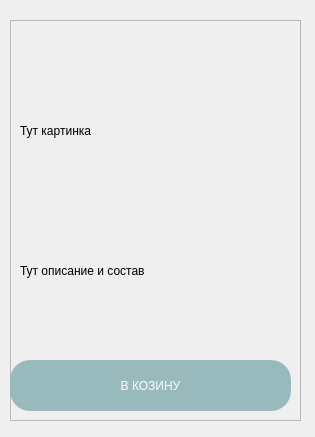
<?xml version="1.0" encoding="UTF-8"?>
<ui version="4.0">
 <class>Form</class>
 <widget class="QWidget" name="Form">
  <property name="geometry">
   <rect>
    <x>0</x>
    <y>0</y>
    <width>315</width>
    <height>437</height>
   </rect>
  </property>
  <property name="windowTitle">
   <string>Form</string>
  </property>
  <widget class="QFrame" name="frame">
   <property name="geometry">
    <rect>
     <x>10</x>
     <y>20</y>
     <width>291</width>
     <height>401</height>
    </rect>
   </property>
   <property name="frameShape">
    <enum>QFrame::StyledPanel</enum>
   </property>
   <property name="frameShadow">
    <enum>QFrame::Raised</enum>
   </property>
   <widget class="QLabel" name="label_2">
    <property name="geometry">
     <rect>
      <x>10</x>
      <y>200</y>
      <width>281</width>
      <height>101</height>
     </rect>
    </property>
    <property name="text">
     <string>Тут описание и состав</string>
    </property>
   </widget>
   <widget class="QLabel" name="label">
    <property name="geometry">
     <rect>
      <x>10</x>
      <y>20</y>
      <width>271</width>
      <height>181</height>
     </rect>
    </property>
    <property name="text">
     <string>Тут картинка</string>
    </property>
   </widget>
   <widget class="QPushButton" name="pushButton">
    <property name="geometry">
     <rect>
      <x>0</x>
      <y>340</y>
      <width>281</width>
      <height>51</height>
     </rect>
    </property>
    <property name="styleSheet">
     <string notr="true">border-radius:20px;
background-color:rgb(153, 186, 189);
color:white;</string>
    </property>
    <property name="text">
     <string>В КОЗИНУ</string>
    </property>
   </widget>
  </widget>
 </widget>
 <resources/>
 <connections/>
</ui>
